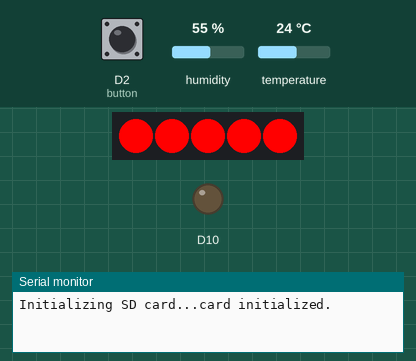
Recording of a sketch running on a simulated Arduino Zero (SAMD21). Shown: 5 RGB LEDs in strip order, left to right, output pins drawn as LEDs (lit = HIGH), the last lines printed to the serial monitor. The test bench sets the inputs (shaded band); at power-on: D2 (button) HIGH, humidity 55 %, temperature 24 °C. The local clock reads 2024-03-15 10:24:30 at power-on unless the sketch sets it; storage starts empty.

Above: at 1.2 s.
1.3 s: D2 (button) pulled LOW for 0.15 s
At 2.5 s:
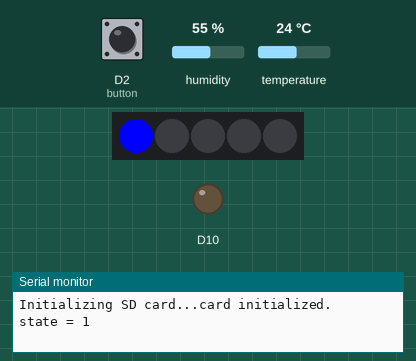
2.9 s: D2 (button) pulled LOW for 1 s
At 3.8 s:
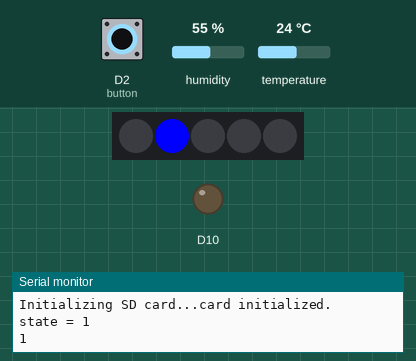
5.4 s: D2 (button) pulled LOW for 0.15 s
At 5.8 s:
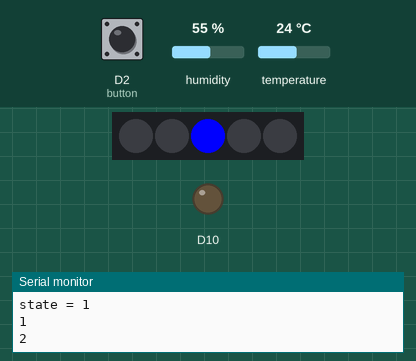
7.0 s: D2 (button) pulled LOW for 1 s
At 17.6 s:
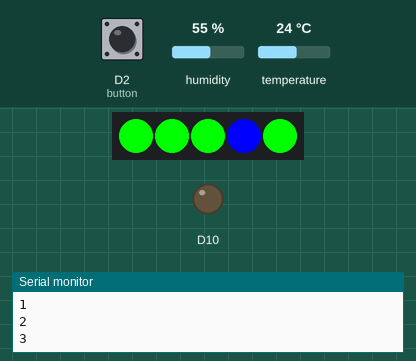
Timing chart, 0 to 27.8 s (numbered marks = the images above; inputs shaded):
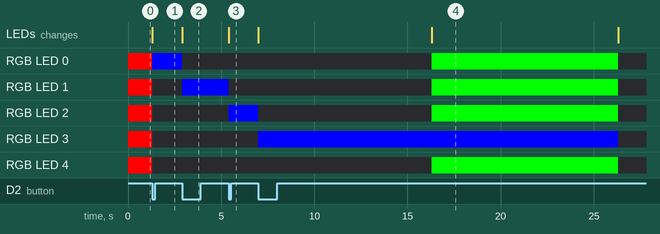

Measured:
- after the input at 1.3 s, RGB LED 0: RGB(255, 0, 0) → RGB(0, 0, 255) at once; RGB LED 1–4: RGB(255, 0, 0) → off at once; the LEDs: change at once (image 1)
- after the input at 2.9 s, RGB LED 0: RGB(0, 0, 255) → off at once; RGB LED 1: off → RGB(0, 0, 255) at once; the LEDs: change at once (image 2)
- after the input at 5.4 s, RGB LED 1: RGB(0, 0, 255) → off at once; RGB LED 2: off → RGB(0, 0, 255) at once; the LEDs: change at once (image 3)

The sketch:

humidity_logger.ino
```cpp
// Date and time functions using a DS1307 RTC connected via I2C and Wire lib
#include <Wire.h>
#include "RTClib.h"
#include <SPI.h>
#include <SD.h>
#include "ClosedCube_HDC1080.h"
#include <Button.h>
#include <FastLED.h>

#if defined(ARDUINO_ARCH_SAMD)
// for Zero, output on USB Serial console, remove line below if using programming port to program the Zero!
   #define Serial SerialUSB
#endif

#define NUM_LEDS 5
#define DATA_PIN 3
CRGB leds[NUM_LEDS];

RTC_DS1307 rtc;
const int chipSelect = 10;
File dataFile;
Button button(2); // Connect your button between pin 2 and GND


ClosedCube_HDC1080 hdc1080; // Creation of the object

int location = 0;

int state = 0;
long time = 0;


void setup () {
  Serial.begin(9600);
  // Open serial communications and wait for port to open:
   while (!Serial) {
    ; // wait for serial port to connect. Needed for Leonardo only
  }

  if (! rtc.begin()) {
    Serial.println("Couldn't find RTC");
    while (1);
  }

  if (! rtc.isrunning()) {
    Serial.println("RTC is NOT running!");
    // following line sets the RTC to the date & time this sketch was compiled
    // rtc.adjust(DateTime(F(__DATE__), F(__TIME__)));
    // This line sets the RTC with an explicit date & time, for example to set
    // January 21, 2014 at 3am you would call:
    //rtc.adjust(DateTime(2023, 9, 27, 12, 12, 0));
  }


  Serial.print("Initializing SD card...");
  // make sure that the default chip select pin is set to
  // output, even if you don't use it:
  pinMode(SS, OUTPUT);

  // see if the card is present and can be initialized:
  if (!SD.begin(chipSelect)) {
    Serial.println("Card failed, or not present");
    // don't do anything more:
    while (1) ;
  }
  Serial.println("card initialized.");

  // Open up the file we're going to log to!
  dataFile = SD.open("datalog.txt", FILE_WRITE);
  if (! dataFile) {
    Serial.println("error opening datalog.txt");
    // Wait forever since we cant write data
    while (1) ;
  }
  hdc1080.begin(0x40); // initialization of the sensor

  button.begin();

  FastLED.addLeds<NEOPIXEL, DATA_PIN>(leds, NUM_LEDS);
  FastLED.clear();
  for (int i = 0; i < 5; i++){
    leds[i] = CRGB(255,0,0);
  }
  FastLED.show();
}

void loop () {

  switch (state){
    case 0:
      if (button.pressed()) {
        state = 1;
        Serial.println("state = 1");
        time = millis();
        FastLED.clear();
        leds[location] = CRGB(0,0,255);
        FastLED.show();
      }

      break;

    case 1:

        if (button.pressed()) {
          location ++;
          if (location == 5) location = 0;
          // set location light and show leds
          Serial.println(location);
          for (int i = 0; i < 5; i++){
            if (i == location) leds[i] = CRGB(0,0,255);
            else leds[i] = CRGB(0,0,0);
          }
          FastLED.show();

        }
      if (millis() - time > 15000) {
        state = 2;
        for (int i = 0; i < 5; i++){
            if (i != location) leds[i] = CRGB(0,255,0);
          }
          FastLED.show();
          time = millis();
      }
      break;

    case 2:
      if (millis() > time + 10000) {
        state = 3;
        FastLED.clear();
        FastLED.show();
      }
      break;

    case 3:


/*
  if (millis() < 5000){
    if (button.pressed()) {
      location ++;
      if (location == 5) location = 0;
      // set location light and show leds
      Serial.println(location);
    }

  }
  else {
  */


  DateTime now = rtc.now();
  String date = String(now.year())+"/"+String(now.month())+"/"+String(now.day());
  String time = String(now.hour())+":"+String(now.minute())+":"+String(now.second());
  String temp = String(hdc1080.readTemperature());
  String humidity = String(hdc1080.readHumidity());
  String dataString = "|yyyy/mm/dd|hh:mm:ss|temp|humidity|location|";
  dataString += ",";
  dataString += date;
  dataString += ",";
  dataString += time;
  dataString += ",";
  dataString += temp;
  dataString += ",";
  dataString += humidity;
  dataString += ",";
  dataString += String(location);

  dataFile.println(dataString);

  // print to the serial port too:
  Serial.println(dataString);

  // The following line will 'save' the file to the SD card after every
  // line of data - this will use more power and slow down how much data
  // you can read but it's safer!
  // If you want to speed up the system, remove the call to flush() and it
  // will save the file only every 512 bytes - every time a sector on the
  // SD card is filled with data.
  dataFile.flush();

  // Take 1 measurement every 500 milliseconds
  delay(1000);
  break;
  }
}
```
